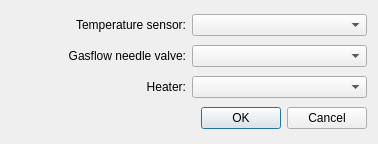
<?xml version="1.0" encoding="UTF-8"?>
<ui version="4.0">
 <class>Dialog</class>
 <widget class="QDialog" name="Dialog">
  <property name="geometry">
   <rect>
    <x>0</x>
    <y>0</y>
    <width>378</width>
    <height>144</height>
   </rect>
  </property>
  <property name="windowTitle">
   <string>Dialog</string>
  </property>
  <layout class="QGridLayout" name="gridLayout">
   <item row="2" column="1">
    <widget class="QComboBox" name="comboBox_2">
     <property name="contextMenuPolicy">
      <enum>Qt::DefaultContextMenu</enum>
     </property>
    </widget>
   </item>
   <item row="1" column="0" alignment="Qt::AlignRight">
    <widget class="QLabel" name="label_2">
     <property name="text">
      <string>Temperature sensor:</string>
     </property>
     <property name="alignment">
      <set>Qt::AlignRight|Qt::AlignTrailing|Qt::AlignVCenter</set>
     </property>
    </widget>
   </item>
   <item row="3" column="1">
    <widget class="QComboBox" name="comboBox_3"/>
   </item>
   <item row="4" column="0" colspan="2">
    <widget class="QDialogButtonBox" name="buttonBox">
     <property name="orientation">
      <enum>Qt::Horizontal</enum>
     </property>
     <property name="standardButtons">
      <set>QDialogButtonBox::Cancel|QDialogButtonBox::Ok</set>
     </property>
    </widget>
   </item>
   <item row="1" column="1">
    <widget class="QComboBox" name="comboBox"/>
   </item>
   <item row="3" column="0" alignment="Qt::AlignRight">
    <widget class="QLabel" name="label_4">
     <property name="text">
      <string>Heater:</string>
     </property>
     <property name="alignment">
      <set>Qt::AlignRight|Qt::AlignTrailing|Qt::AlignVCenter</set>
     </property>
    </widget>
   </item>
   <item row="2" column="0" alignment="Qt::AlignRight">
    <widget class="QLabel" name="label_3">
     <property name="text">
      <string>Gasflow needle valve:</string>
     </property>
     <property name="alignment">
      <set>Qt::AlignRight|Qt::AlignTrailing|Qt::AlignVCenter</set>
     </property>
    </widget>
   </item>
  </layout>
 </widget>
 <resources/>
 <connections>
  <connection>
   <sender>buttonBox</sender>
   <signal>accepted()</signal>
   <receiver>Dialog</receiver>
   <slot>accept()</slot>
   <hints>
    <hint type="sourcelabel">
     <x>248</x>
     <y>254</y>
    </hint>
    <hint type="destinationlabel">
     <x>157</x>
     <y>274</y>
    </hint>
   </hints>
  </connection>
  <connection>
   <sender>buttonBox</sender>
   <signal>rejected()</signal>
   <receiver>Dialog</receiver>
   <slot>reject()</slot>
   <hints>
    <hint type="sourcelabel">
     <x>316</x>
     <y>260</y>
    </hint>
    <hint type="destinationlabel">
     <x>286</x>
     <y>274</y>
    </hint>
   </hints>
  </connection>
 </connections>
</ui>
